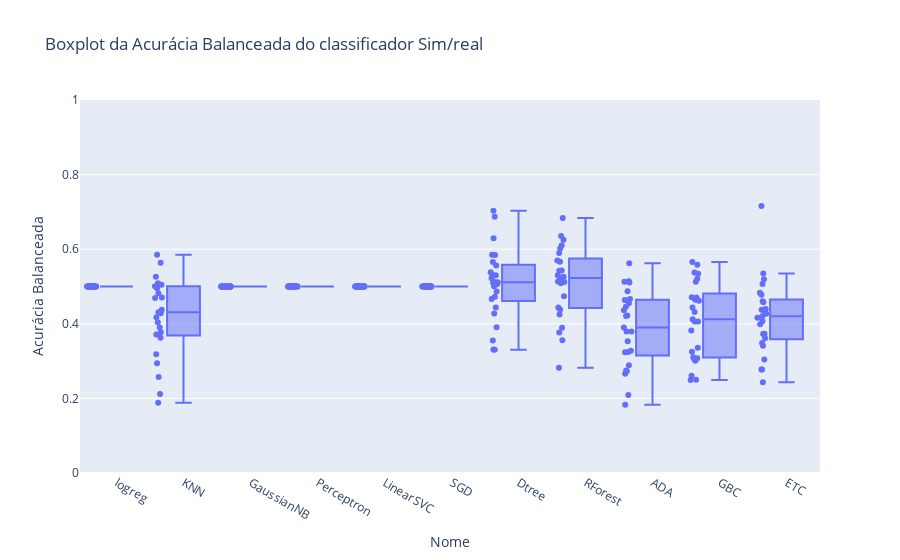
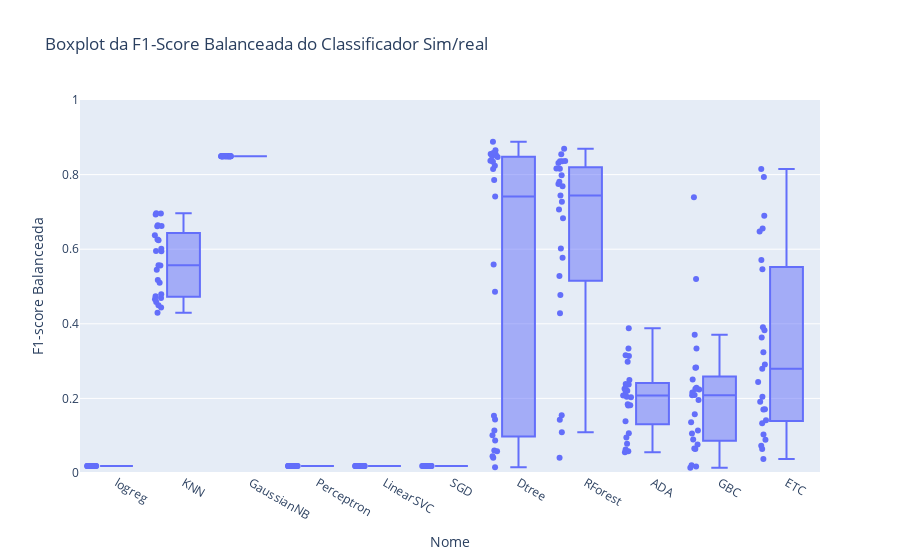

Notebook code for these charts, in order:
### Code cell
# Criar boxplot da acurácia por modelo sim/real 
fig = px.box(df3, x='Nome', y='Acurácia Balanceada', points='all', title='Boxplot da Acurácia Balanceada do classificador Sim/real')

fig.update_yaxes(range=[0, 1])
fig.show()

fig = px.box(df3, x='Nome', y='F1-score Balanceada', points='all', title='Boxplot da F1-Score Balanceada do Classificador Sim/real')
fig.update_yaxes(range=[0, 1])
fig.show()

### Figure 1 — Plotly figure (JSON) as saved in the notebook; plotly's stock layout.template omitted (floating-point values rounded to 4 significant figures; data arrays with more than 128 entries replaced by an {"elided": "..."} marker saying what was removed)
{"data": [{"alignmentgroup": "True", "boxpoints": "all", "hovertemplate": "Nome=%{x}<br>Acurácia Balanceada=%{y}<extra></extra>", "legendgroup": "", "marker": {"color": "#636efa"}, "name": "", "notched": false, "offsetgroup": "", "orientation": "v", "showlegend": false, "type": "box", "x": {"elided": "275 str values"}, "x0": " ", "xaxis": "x", "y": {"elided": "275 float values"}, "y0": " ", "yaxis": "y"}], "layout": {"boxmode": "group", "legend": {"tracegroupgap": 0}, "title": {"text": "Boxplot da Acurácia Balanceada do classificador Sim/real"}, "xaxis": {"anchor": "y", "domain": [0, 1], "title": {"text": "Nome"}}, "yaxis": {"anchor": "x", "domain": [0, 1], "range": [0, 1], "title": {"text": "Acurácia Balanceada"}}}}

### Figure 2 — Plotly figure (JSON) as saved in the notebook; plotly's stock layout.template omitted (floating-point values rounded to 4 significant figures; data arrays with more than 128 entries replaced by an {"elided": "..."} marker saying what was removed)
{"data": [{"alignmentgroup": "True", "boxpoints": "all", "hovertemplate": "Nome=%{x}<br>F1-score Balanceada=%{y}<extra></extra>", "legendgroup": "", "marker": {"color": "#636efa"}, "name": "", "notched": false, "offsetgroup": "", "orientation": "v", "showlegend": false, "type": "box", "x": {"elided": "275 str values"}, "x0": " ", "xaxis": "x", "y": {"elided": "275 float values"}, "y0": " ", "yaxis": "y"}], "layout": {"boxmode": "group", "legend": {"tracegroupgap": 0}, "title": {"text": "Boxplot da F1-Score Balanceada do Classificador Sim/real"}, "xaxis": {"anchor": "y", "domain": [0, 1], "title": {"text": "Nome"}}, "yaxis": {"anchor": "x", "domain": [0, 1], "range": [0, 1], "title": {"text": "F1-score Balanceada"}}}}
